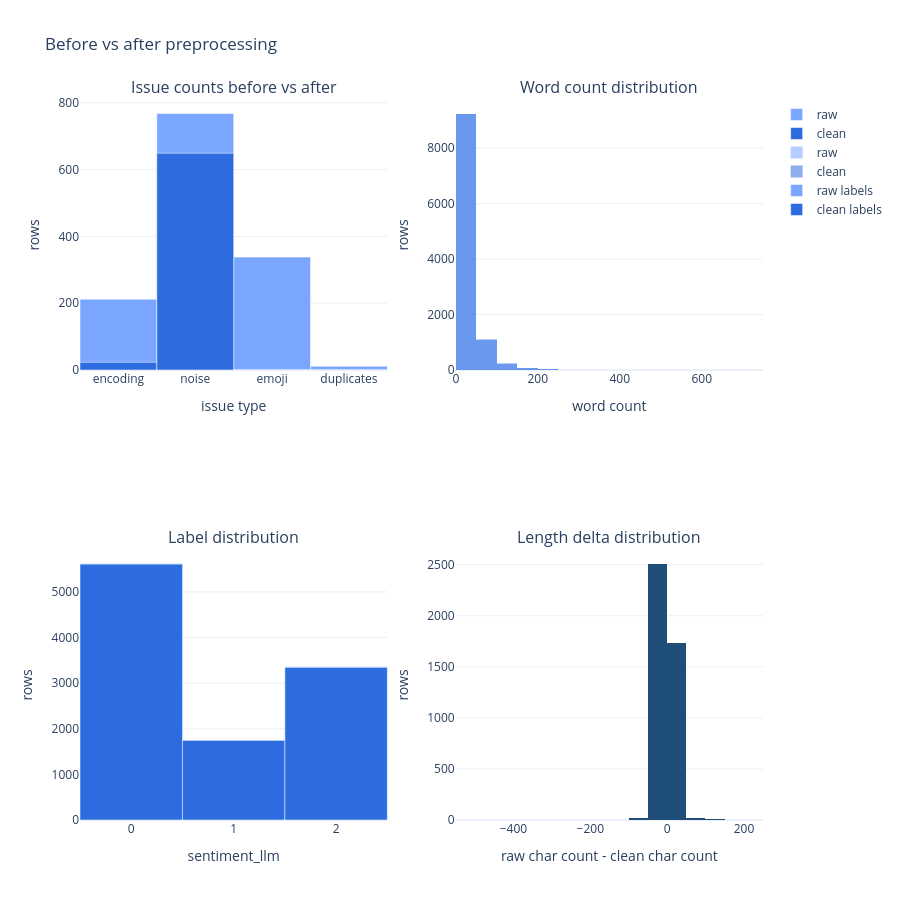

The notebook cell saved with this chart:
### Code cell
issue_df = pd.DataFrame(
    {
        "raw": [
            raw_report["checks"]["encoding"]["rows_with_any_issue"],
            raw_report["checks"]["noise_patterns"]["rows_with_any_noise"],
            raw_report["checks"]["emoji"]["rows_with_emoji"],
            raw_report["checks"]["duplicates"]["normalized_duplicate_texts"],
        ],
        "clean": [
            clean_report["checks"]["encoding"]["rows_with_any_issue"],
            clean_report["checks"]["noise_patterns"]["rows_with_any_noise"],
            clean_report["checks"]["emoji"]["rows_with_emoji"],
            clean_report["checks"]["duplicates"]["normalized_duplicate_texts"],
        ],
    },
    index=["encoding", "noise", "emoji", "duplicates"],
)

changed = clean_df.loc[clean_df["content_raw"].fillna("") != clean_df["content"].fillna("")].copy()
changed["raw_len"] = changed["content_raw"].fillna("").str.len()
changed["clean_len"] = changed["content"].fillna("").str.len()
changed["delta"] = changed["raw_len"] - changed["clean_len"]
changed["word_delta"] = changed["content_raw"].fillna("").str.split().map(len) - changed["content"].fillna("").str.split().map(len)

fig = make_subplots(
    rows=2,
    cols=2,
    subplot_titles=(
        "Issue counts before vs after",
        "Word count distribution",
        "Label distribution",
        "Length delta distribution",
    ),
)

for col, split, color in [(1, "raw", "#7aa6ff"), (1, "clean", "#2d6cdf")]:
    fig.add_trace(
        go.Bar(name=split, x=issue_df.index, y=issue_df[split], marker_color=color, showlegend=(col == 1)),
        row=1,
        col=1,
    )

fig.add_trace(go.Histogram(x=raw_words, name="raw", opacity=0.55, nbinsx=35, marker_color="#7aa6ff"), row=1, col=2)
fig.add_trace(go.Histogram(x=clean_words, name="clean", opacity=0.55, nbinsx=35, marker_color="#2d6cdf"), row=1, col=2)

fig.add_trace(go.Bar(x=label_compare.index.astype(str), y=label_compare["raw"], name="raw labels", marker_color="#7aa6ff"), row=2, col=1)
fig.add_trace(go.Bar(x=label_compare.index.astype(str), y=label_compare["clean"], name="clean labels", marker_color="#2d6cdf"), row=2, col=1)

fig.add_trace(go.Histogram(x=changed["delta"], nbinsx=35, marker_color="#1f4e79", showlegend=False), row=2, col=2)

fig.update_layout(
    template="plotly_white",
    height=900,
    barmode="overlay",
    title="Before vs after preprocessing",
)
fig.update_xaxes(title_text="issue type", row=1, col=1)
fig.update_xaxes(title_text="word count", row=1, col=2)
fig.update_xaxes(title_text="sentiment_llm", row=2, col=1)
fig.update_xaxes(title_text="raw char count - clean char count", row=2, col=2)
fig.update_yaxes(title_text="rows", row=1, col=1)
fig.update_yaxes(title_text="rows", row=1, col=2)
fig.update_yaxes(title_text="rows", row=2, col=1)
fig.update_yaxes(title_text="rows", row=2, col=2)
fig.show()

### Figure 1 — Plotly figure (JSON) as saved in the notebook; plotly's stock layout.template omitted (floating-point values rounded to 4 significant figures; data arrays with more than 128 entries replaced by an {"elided": "..."} marker saying what was removed)
{"data": [{"marker": {"color": "#7aa6ff"}, "name": "raw", "showlegend": true, "type": "bar", "x": ["encoding", "noise", "emoji", "duplicates"], "xaxis": "x", "y": [212, 768, 338, 11], "yaxis": "y"}, {"marker": {"color": "#2d6cdf"}, "name": "clean", "showlegend": true, "type": "bar", "x": ["encoding", "noise", "emoji", "duplicates"], "xaxis": "x", "y": [23, 649, 0, 0], "yaxis": "y"}, {"marker": {"color": "#7aa6ff"}, "name": "raw", "nbinsx": 35, "opacity": 0.55, "type": "histogram", "x": {"elided": "10728 int values"}, "xaxis": "x2", "yaxis": "y2"}, {"marker": {"color": "#2d6cdf"}, "name": "clean", "nbinsx": 35, "opacity": 0.55, "type": "histogram", "x": {"elided": "10696 int values"}, "xaxis": "x2", "yaxis": "y2"}, {"marker": {"color": "#7aa6ff"}, "name": "raw labels", "type": "bar", "x": ["0", "1", "2"], "xaxis": "x3", "y": [5622, 1749, 3357], "yaxis": "y3"}, {"marker": {"color": "#2d6cdf"}, "name": "clean labels", "type": "bar", "x": ["0", "1", "2"], "xaxis": "x3", "y": [5608, 1744, 3344], "yaxis": "y3"}, {"marker": {"color": "#1f4e79"}, "nbinsx": 35, "showlegend": false, "type": "histogram", "x": {"elided": "4296 int values"}, "xaxis": "x4", "yaxis": "y4"}], "layout": {"annotations": [{"font": {"size": 16}, "showarrow": false, "text": "Issue counts before vs after", "x": 0.225, "xanchor": "center", "xref": "paper", "y": 1, "yanchor": "bottom", "yref": "paper"}, {"font": {"size": 16}, "showarrow": false, "text": "Word count distribution", "x": 0.775, "xanchor": "center", "xref": "paper", "y": 1, "yanchor": "bottom", "yref": "paper"}, {"font": {"size": 16}, "showarrow": false, "text": "Label distribution", "x": 0.225, "xanchor": "center", "xref": "paper", "y": 0.375, "yanchor": "bottom", "yref": "paper"}, {"font": {"size": 16}, "showarrow": false, "text": "Length delta distribution", "x": 0.775, "xanchor": "center", "xref": "paper", "y": 0.375, "yanchor": "bottom", "yref": "paper"}], "barmode": "overlay", "height": 900, "title": {"text": "Before vs after preprocessing"}, "xaxis": {"anchor": "y", "domain": [0, 0.45], "title": {"text": "issue type"}}, "xaxis2": {"anchor": "y2", "domain": [0.55, 1], "title": {"text": "word count"}}, "xaxis3": {"anchor": "y3", "domain": [0, 0.45], "title": {"text": "sentiment_llm"}}, "xaxis4": {"anchor": "y4", "domain": [0.55, 1], "title": {"text": "raw char count - clean char count"}}, "yaxis": {"anchor": "x", "domain": [0.625, 1], "title": {"text": "rows"}}, "yaxis2": {"anchor": "x2", "domain": [0.625, 1], "title": {"text": "rows"}}, "yaxis3": {"anchor": "x3", "domain": [0, 0.375], "title": {"text": "rows"}}, "yaxis4": {"anchor": "x4", "domain": [0, 0.375], "title": {"text": "rows"}}}}
